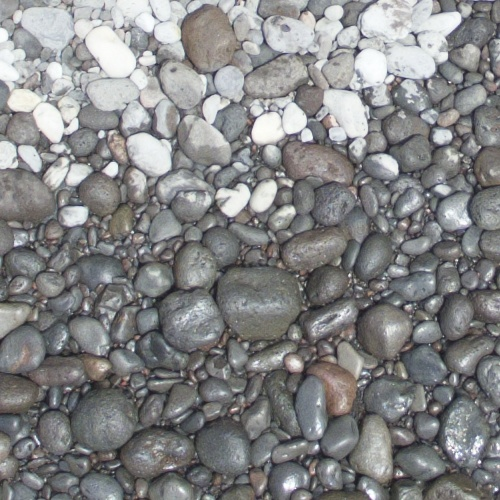
#> input picture cropImages/image33/fragment28.jpg, 500 x 500 px, found by its file name
$ python wilPartial2.py
#> lines starting #> are read from the running program, lines starting #| are printed output that depends on the picture
### imports.py
import numpy as np
import cv2 as cv
def filter_matches(kp1, kp2, matches, ratio = 0.75):
    # ratio test
    mkp1, mkp2, good= [], [], []
    for m in matches:
        if len(m) == 2 and m[0].distance < m[1].distance * ratio:
            m = m[0]
            mkp1.append( kp1[m.queryIdx] )
            mkp2.append( kp2[m.trainIdx] )
            good.append(m)
    p1 = np.float32([kp.pt for kp in mkp1])
    p2 = np.float32([kp.pt for kp in mkp2])
    kp_pairs = zip(mkp1, mkp2)
    return p1, p2, kp_pairs, good

# [14 lines of commented-out code are left out]

### wilPartial2.py
# [5 lines of commented-out code are left out]

PATH_TO_DATASET = 'dataSet/DJI_'
PATH_TO_OUTPUT = 'cropImages/'

# ap = argparse.ArgumentParser()
# ap.add_argument("-c", "--clusters", required = True, type = int, help = "# of clusters")
# args = vars(ap.parse_args())

# src = cv2.imread(PATH_TO_OUTPUT+'image32/fragment28.jpg')
# # src = cv2.imread(PATH_TO_DATASET+'0193.TIF')

# # # Gray scale conversion
# gray = cv2.cvtColor(src, cv2.COLOR_BGR2GRAY)

# # Histogram
# src = cv2.equalizeHist(gray)


# # SIFT
# sift = cv2.SIFT_create()
# kp1, des1 = sift.detectAndCompute(src, None)
# kp_image = cv2.drawKeypoints(src, kp1, None, flags=cv2.DRAW_MATCHES_FLAGS_DRAW_RICH_KEYPOINTS)
# print(des1.shape)

# # FAST
# fast = cv2.FastFeatureDetector_create()
# kp2 = fast.detect(src, None)
# kp_image2 = cv2.drawKeypoints(src, kp2, None, color=(255,0,0))
# # kp_image2 = cv2.drawKeypoints(src, kp2, None, color=(255,0,0))
# print(len(kp2))

# # a = np.asarray(kp_image2,dtype=np.float32)/255
# # h, w, c = a.shape

# # # reshape the image to be a list of pixels
# # image = a.reshape((kp_image2.shape[0] * kp_image2.shape[1], 3))

# # # cluster the pixel intensities
# # clt = KMeans(n_clusters = args["clusters"])
# # clt.fit(image)

# # # build a histogram of clusters and then create a figure
# # # representing the number of pixels labeled to each color

# # centroids = clt.cluster_centers_
# # labels = clt.labels_

# # a2k = centroids[labels]
# # a3k = a2k.reshape(h, w, c)

# # kmeansImage = cv2.cvtColor(a3k, cv2.COLOR_RGB2BGR)


# cv2.imshow('SIFT', kp_image)
# cv2.imshow('FAST', kp_image2)
# cv2.waitKey(0)
# cv2.destroyAllWindows()


from turtle import color
import cv2 as cv
import matplotlib.pyplot as plt
import numpy as np
from imports import filter_matches


# path of image 1
img1 = cv.imread(PATH_TO_OUTPUT+'image32/fragment28.jpg')
#> img1 is the input picture: shape (500, 500, 3); mean B, G, R 133.4, 132.7, 132.1

# # Gray scale conversion
# img1 = cv.cvtColor(img1, cv.COLOR_BGR2GRAY)

# path of image 2
path2 = "test.jpeg"

img2 = cv.imread(path2)
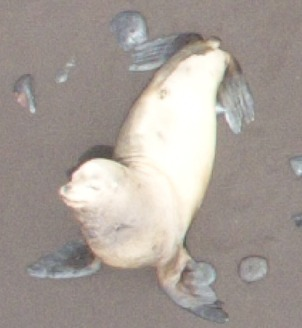
#> input picture test.jpeg, 302 x 328 px
#> img2 is the input picture: shape (328, 302, 3); mean B, G, R 151.5, 157.6, 166.2

detector = cv.BRISK_create()
norm = cv.NORM_HAMMING

# finding features
kp1, desc1 = detector.detectAndCompute(img1, None)
#> kp1 = 5046 keypoints; strongest (x, y, size): (479, 461, 11.4), (310, 137, 21.3), (316, 446, 21.9), (435, 408, 25.1)
kp2, desc2 = detector.detectAndCompute(img2, None)
#> kp2 = 83 keypoints; strongest (x, y, size): (90, 161, 55.2), (62, 191, 37.6), (219, 47, 12.6), (217, 100, 29.7)
result1 = cv.drawKeypoints(img1, kp1, None)
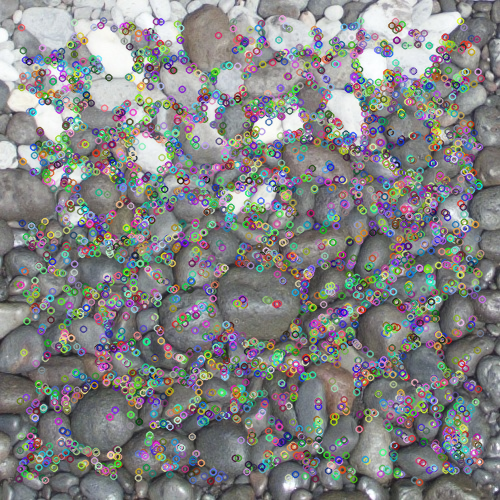
#> result1: shape (500, 500, 3); mean B, G, R 132.4, 132, 131.6
# cv.imwrite("features1.jpg", result1)
result2 = cv.drawKeypoints(img2, kp2, None)
# cv.imwrite("features2.jpg", result2)
# finding matches
FLANN_INDEX_LSH    = 6
flann_params= dict(algorithm = FLANN_INDEX_LSH,
                               table_number = 6, # 12
                               key_size = 12,     # 20
                               multi_probe_level = 1) #2
matcher = cv.FlannBasedMatcher(flann_params, {})
raw_matches = matcher.knnMatch(desc1, trainDescriptors = desc2, k = 2)
#> raw_matches = 5046 matches
# finding good matches
p1, p2, kp_pairs, good = filter_matches(kp1, kp2, raw_matches)
#> the loop in filter_matches, `for m in matches:` made 5046 passes
#> m on passes 1 to 3: 2 matches, 2 matches, ()
#> after the loop in filter_matches, `for m in matches:`: good = 108 matches; mkp1 = 108 keypoints; strongest (x, y, size): (397, 474, 12.3), (269, 189, 51.6), (396, 165, 27.2), (303, 141, 11.8); mkp2 = 108 keypoints; strongest (x, y, size): (90, 161, 55.2), (219, 47, 12.6), (217, 98, 45.7), (113, 152, 72)
#> in filter_matches, `p1 = np.float32([kp.pt for kp in mkp1])`: p1 = 108 pairs, first value 25.79 to 480.2, second value 38.01 to 474
#> in filter_matches, `p2 = np.float32([kp.pt for kp in mkp2])`: p2 = 108 pairs, first value 44.12 to 251.2, second value 38.68 to 284.8
#> good = 108 matches
if len(p1) >= 4:
    H, status = cv.findHomography(p1, p2, cv.RANSAC, 5.0)
#> H = [[-4.05, 3.01, 183.2], [-5.43, 4.03, 244.7], [-0.0222, 0.0165, 1]]; status = 108 values, max 1 at index 3, min 0 at index 0, mean 0.0926
    matchesNum = np.sum(status)
#> matchesNum = 10
    totalMatches = len(status)
#> totalMatches = 108
    print('%d / %d  inliers/matched' % (matchesNum, totalMatches))
#| 10 / 108  inliers/matched
    array = [matchesNum, totalMatches]
#> array = [10, 108]
    labels = 'Number of Matches', 'Total Possible Matches'
    fig1, ax1 = plt.subplots()
    ax1.pie(array, labels=labels, autopct='%1.1f%%',
            shadow=True, startangle=90)
    ax1.axis('equal')
else:
    H, status = None, None
    print('%d matches found, not enough for homography estimation' % len(p1))
    fig = plt.figure(figsize=(5, 1.5))
    text = fig.text(0.5, 0.5, 'Matches found, not enough for homography estimation',
                ha='center', va='center')
    # text.set_path_effects([path_effects.Normal()])
# vis = explore_match("win", img1, img2, kp1, kp2, good, status, H)
img3 = cv.drawMatches(img1,kp1,img2,kp2,good,None)
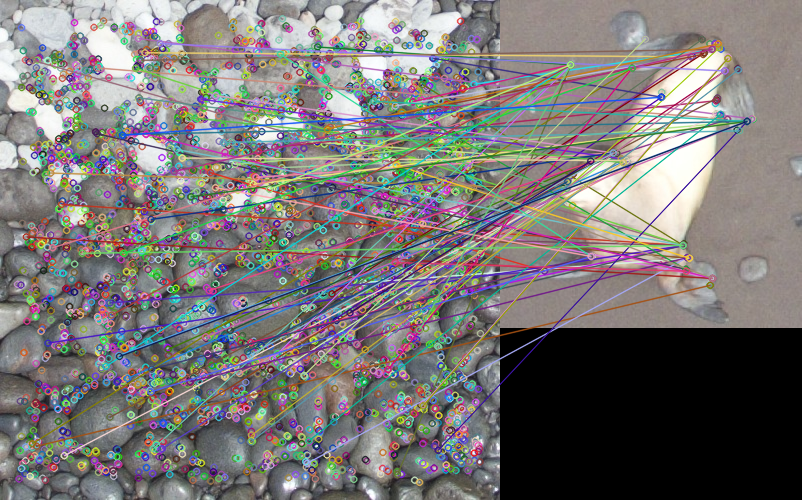
#> img3: shape (500, 802, 3); mean B, G, R 117.9, 118.5, 121.7

# cv2.imshow('SIFT', kp_image)
 # Equal aspect ratio ensures that pie is drawn as a circle.
cv.imshow('FAST', img3)
plt.show()
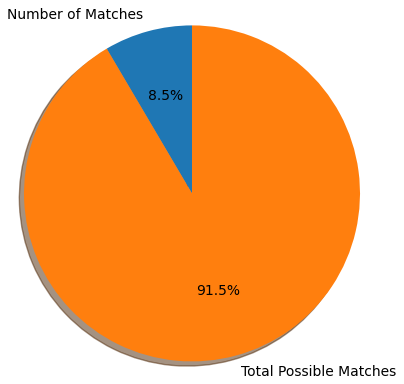
#> figure drawn by matplotlib, 1 panel
cv.waitKey(0)
cv.destroyAllWindows()
